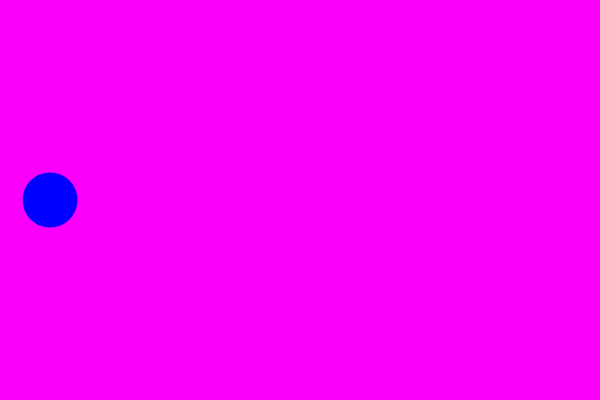
Frame 1 (no input)
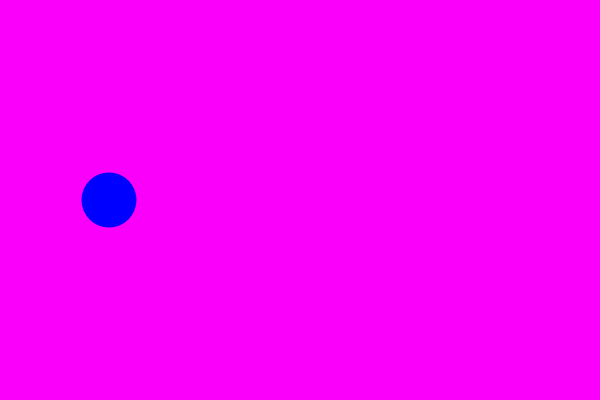
Frame 60 (no input)
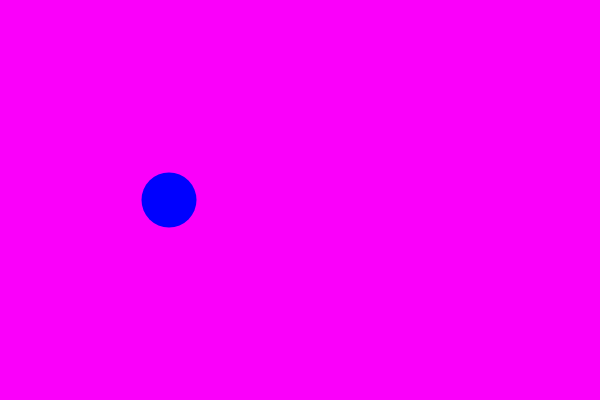
Frame 120 (the mouse pressed at the canvas centre since frame 60)

The p5.js sketch that drew these frames (run headless with seeded random() and noise() and a simulated clock; from frame 60 on, the mouse is pressed at the canvas centre):

// p5.js sketch
// ── sketch.js
var circleX = 50;

function setup() {
    createCanvas(600, 400);

}

function draw() {
    background(250, 0, 250);
    noStroke();
    fill(0,0,255);
    ellipse(circleX, 200, 55, 55);
    
    circleX = circleX + 1;
}
